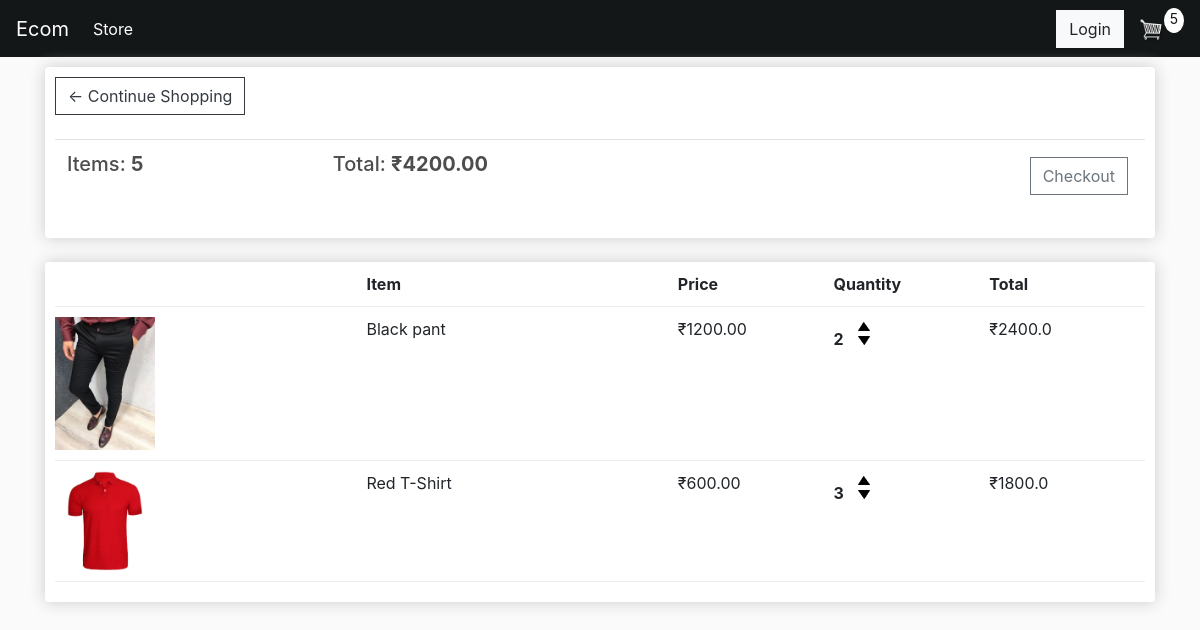
Before: /cart (signed in) with the older database file.
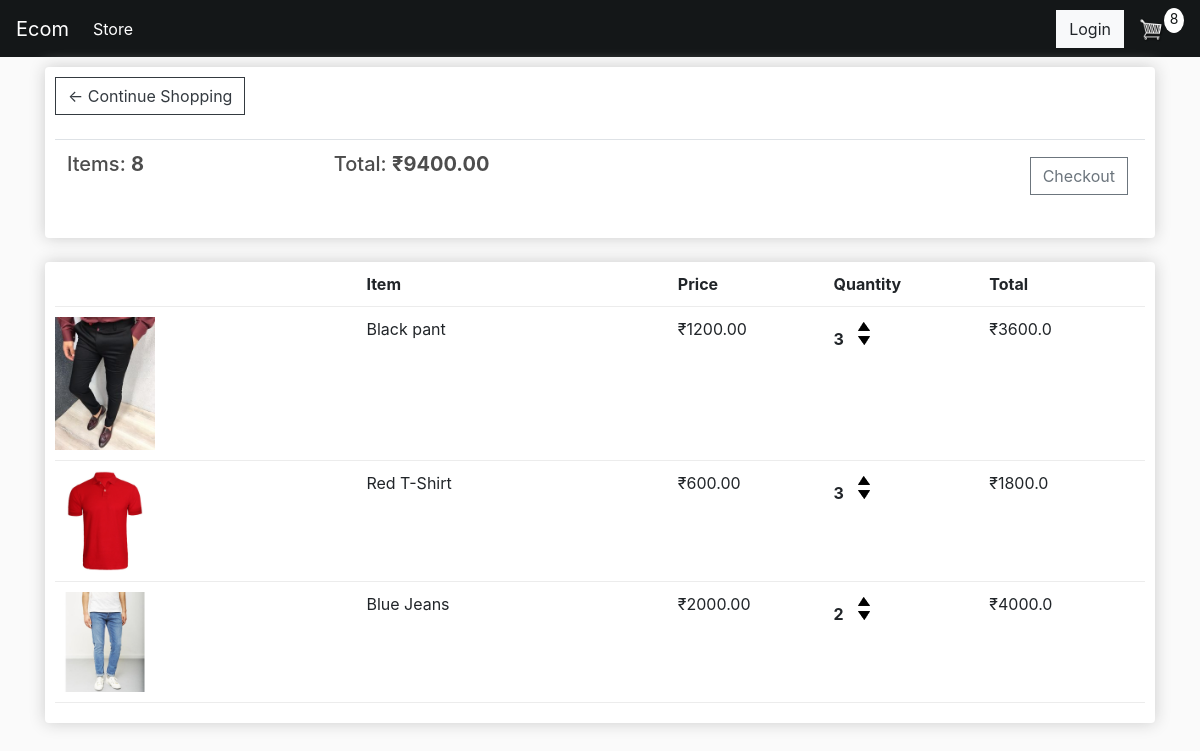
After: the same page with the newer database file.
### store/models.py (models this page shows, shortened)
class Order(models.Model):
    customer = models.ForeignKey(Customer, on_delete=models.SET_NULL,blank=True,null=True)
    date_ordered = models.DateTimeField(auto_now_add=True)
    complete = models.BooleanField(default=False,null=True,blank=False)
    transaction_id = models.CharField(max_length=200, null=True)
    @property
    def get_cart_total(self):
        orderitem = self.orderitem_set.all()
        total =  sum([item.get_total for item in orderitem])
        return total
    @property
    def get_cart_items(self):
        orderitem = self.orderitem_set.all()
        total = sum([item.quantity for item in orderitem])
        return total

class OrderItem(models.Model):
    product = models.ForeignKey(Product, on_delete=models.SET_NULL, null =True)
    order = models.ForeignKey(Order, on_delete = models.SET_NULL, null = True)
    quantity = models.IntegerField(default = 0, null = True, blank = True)
    date_added = models.DateTimeField(auto_now_add = True)
    @property
    def get_total(self):
        total = self.product.price * self.quantity
        return total

class Product(models.Model):
    name = models.CharField(max_length=200,null=True)
    price = models.FloatField()
    description = models.CharField(max_length=500,blank=True,default="")
    CATEGORY = (('shirt','SHIRT'), ('t-shirt','T-SHIRT'),('trouser','TROUSER'))
    categories = models.CharField(max_length=7,choices=CATEGORY,default='shirt')
    image = models.ImageField(null=True,blank = True)
    @property
    def imageURL(self):
        try:
            url = self.image.url
        except:
            url = ''
        return url

### store/views.py (the view)
# urls.py: path('cart',views.cart,name='cart'),
def cart(request):
    if request.user.is_authenticated:
        customer = request.user.customer
        order, created = Order.objects.get_or_create(customer=customer, complete = False)
        items = order.orderitem_set.all()
        cartItems = order.get_cart_items
    else:
        items = []
        order = {"get_cart_items":0,"get_cart_total":0}
        cartItems = order["get_cart_items"]
    context = {"items":items, "order":order, "cartItems": cartItems}
    return render(request,'store/cart.html',context)

### store/templates/store/cart.html
{% extends 'store/main.html'%}
{% load static%}
{%block content%}
<div class="row">
    <div class="col-lg-12">
        <div class="box-element">
          <a class="btn btn-outline-dark" href="{%url 'store'%}">&#8592; Continue Shopping</a>
          <br>
          <br>
          <table class="table">
              <th><h5>Items: <strong>{{order.get_cart_items}}</strong></h6></th>
              <th><h5>Total: <strong>₹{{order.get_cart_total|floatformat:2}}</strong></h6></th>
              <th>
                  {% if user.is_authenticated %}
                    <a class="btn btn-outline-secondary checkout" href="{%url 'checkout' %}">
                        Checkout
                    </a>
                  {% else %}
                    <a class="btn btn-outline-secondary checkout" href="#">
                        Login first
                    </a>
                  {% endif %}
              </th>
          </table>
        </div>
        <br>
        <div class="box-element">
            <div class="cart-row">
                <div style="flex:2"></div>
                <div style="flex:2"><strong>Item</strong></div>
                <div style="flex:1"><strong>Price</strong></div>
                <div style="flex:1"><strong>Quantity</strong></div>
                <div style="flex:1"><strong>Total</strong></div>
            </div>
            {% for item in items %}
            <div class="cart-row">
                <div style="flex:2"><a href="#"><img src="{{item.product.imageURL}}" class="row-image"></a></div>
                <div style="flex:2">{{item.product.name}}</div>
                <div style="flex:1">₹{{item.product.price|floatformat:2}}</div>
                <div style="flex:1">
                    <p class="quantity">{{item.quantity}}</p>
                    <div class="quantity">
                        <img src="{%static 'image/arrow-up.png'%}" class="chg-quantity">
                        <img src="{%static 'image/arrow-down.png'%}" class="chg-quantity">
                    </div>
                </div>
                <div style="flex:1">₹{{item.get_total}}</div>
            </div>
            {% endfor %}
        </div>
    </div>
</div>
{%endblock%}

### store/templates/store/main.html (shortened to what this page needs)
<!DOCTYPE html>
{%load static%}
<html lang="en">
    <head>
        <link rel="stylesheet" href="https://stackpath.bootstrapcdn.com/bootstrap/4.4.1/css/bootstrap.min.css">
        <link rel="stylesheet" type="text/css" href="{%static 'css/core.css'%}?{% now 'U'%}">
    </head>
    <body>
      <nav class="navbar navbar-expand-lg navbar-dark bg-dark">
        <a class="navbar-brand" href="{% url 'store' %}">Ecom</a>
        <div class="collapse navbar-collapse" id="navbarSupportedContent">
          <ul class="navbar-nav mr-auto">
            <li class="nav-item active">
              <a class="nav-link" href="{% url 'store' %}">Store <span class="sr-only">(current)</span></a>
            </li>
          </ul>
          <div class="form-inline my-2 my-lg-0">
             <a href="#"class="btn btn-light">Login</a>
             <a href="{% url 'cart' %}">
              <img  id="cart-icon" src="{% static 'image/cart.png' %}">
            </a>
            <p id="cart-total">{{cartItems}}</p>
          </div>
        </div>
      </nav>
        <div class="container">
            {% block content%}
            {% endblock content%}
        </div>
    </body>
</html>

### static/css/core.css (style rules this page uses)
body { background-color: hsl(0, 0%, 98%); }
h1,h2,h3,h4,h5,h6 { color:hsl(0, 0%, 30%); }
.box-element { box-shadow:hsl(0, 0%, 80%) 0 0 16px; background-color: #fff; border-radius: 4px; padding: 10px; }
.bg-dark { background-color: #141718!important; }
#cart-icon { width:25px; display: inline-block; margin-left: 15px; }
#cart-total { display: block; text-align: center; color:#141718; background-color: #fff; width: 20px; height: 25px; border-radius: 50%; font-size: 14px; }
.col-lg-4, .col-lg-6, .col-lg-8, .col-lg-12 { margin-top: 10px; }
.btn { border-radius: 0; }
.row-image { width: 100px; }
.cart-row { display: flex; align-items: flex-stretch; padding-bottom: 10px; margin-bottom: 10px; border-bottom: 1px solid #ececec; }
.quantity { display: inline-block; font-weight: 700; padding-right:10px; }
.chg-quantity { width: 12px; cursor: pointer; display: block; margin-top: 5px; transition:.1s; }
.checkout { float:right; margin: 5px; }

Changed rows visible on the page:
changed through a linked row, Order: get_cart_items "5" → "8"; get_cart_total "4200.00" → "9400.00"
changed OrderItem "Black pant": quantity "2" → "3"; get_total "2400.0" → "3600.0"
added OrderItem: product.imageURL (picture), product.name "Blue Jeans", product.price "2000.00", quantity "2", get_total "4000.0"
Other visible differences:
{{ cartItems }}: "5" → "8"
